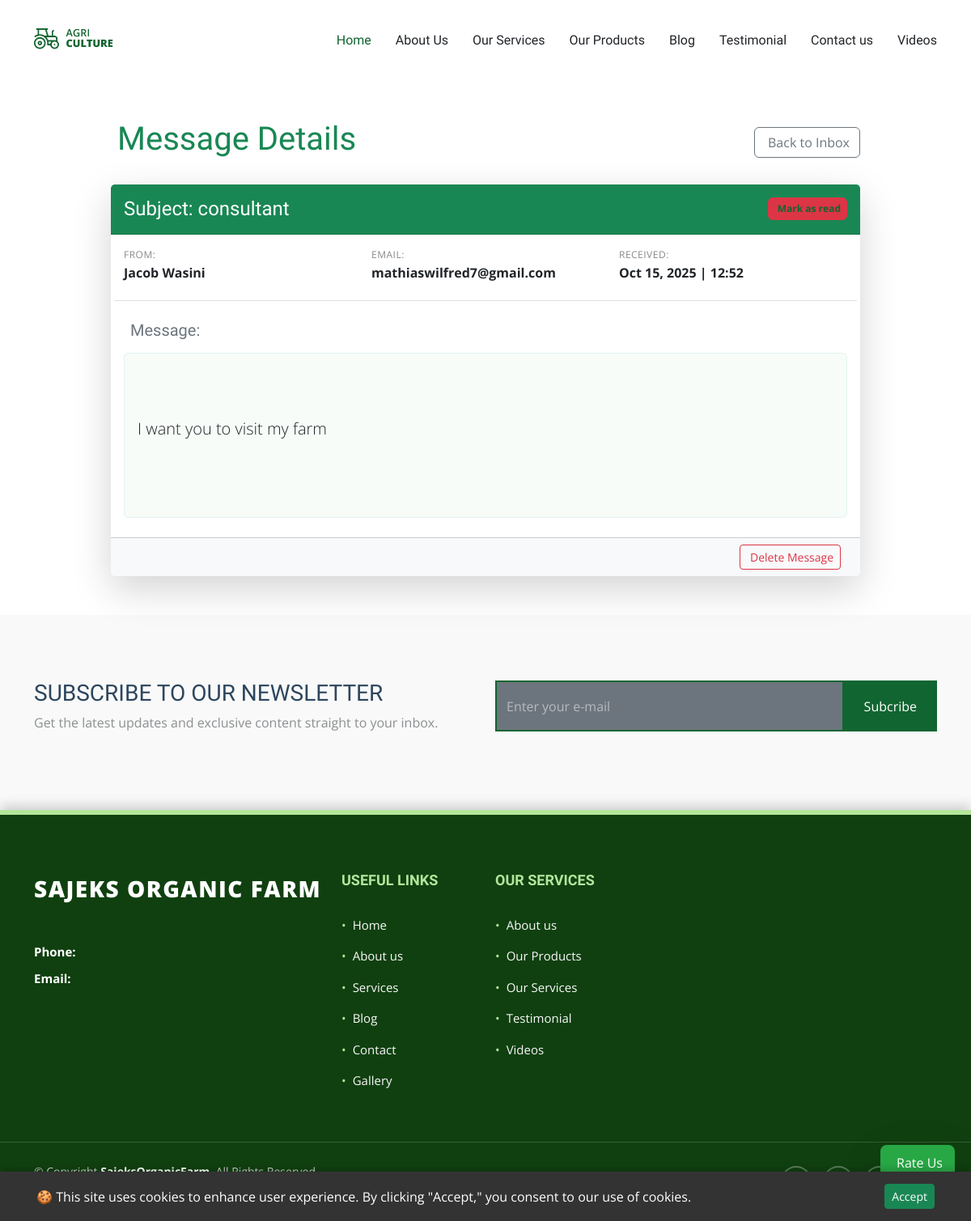
The page /contact_detail/29/ on the database its author committed.
### sajeksApp/models.py (models this page shows, shortened)
class Contact(models.Model):
    name = models.CharField(max_length=50)
    email = models.EmailField(max_length=50)
    subject=models.CharField(max_length=50)
    message = CKEditor5Field(max_length=500)
    status = models.BooleanField(default=True)
    posted_on = models.DateTimeField(auto_now_add=True)
    class Meta:
        ordering = ['posted_on']

### sajeksApp/views.py (the view)
# urls.py: path('contact_detail/<int:contact_id>/', views.contact_detail, name ='contact_detail'),
def contact_detail(request, contact_id):
    try:
        contactid = get_object_or_404(Contact, pk = contact_id)
    except Contact.DoesNotExist:
        messages.error(request, 'This contact does not exist anymore')
        return redirect('contact_list')
    msg_countig = Contact.objects.filter(status =True)
    message_count = msg_countig.count()
    subscribtion_form = SubscribtionForm()
    context = {
        'msg':contactid,
        'message_count':message_count,
        'sub_form':subscribtion_form
    }
    return render(request, 'sajeksApp/contact_detail.html', context)

### sajeksApp/forms.py
class TestimonialForm(forms.ModelForm):
    rating = forms.IntegerField(
        label='Rate Your Experience (1 to 5 Stars)',
        widget=forms.RadioSelect(choices=[
            (1, '⭐'),
            (2, '⭐⭐'),
            (3, '⭐⭐⭐'),
            (4, '⭐⭐⭐⭐'),
            (5, '⭐⭐⭐⭐⭐')
        ]),
        initial=5,
    )
    class Meta:
        model = Testimonial
        fields = ['full_name', 'rating', 'message', 'image']
        widgets = {
            'full_name': forms.TextInput(attrs={'class': 'form-control form-control-lg', 'placeholder': 'Your Full Name'}),
            'message': forms.Textarea(attrs={'class': 'form-control', 'rows': 6, 'placeholder': 'Share your detailed experience here...'}),
            'image': forms.FileInput(attrs={'class': 'form-control'}), # File inputs need form-control
        }

class SubscribtionForm(forms.ModelForm):
    class Meta:
        model = Subscribtion
        fields = ['email']
        widgets = {
            'email': forms.EmailInput(attrs={
                'class': 'form-control h-100 bg-secondary',
                'placeholder': 'Enter your e-mail',
            }),
        }

### sajeksApp/context_processors.py (called while the page is built)
def testimonial_form_processor(request):
    if request.method == 'POST' and 'full_name' in request.POST:
         return {'testimonial_form': TestimonialForm(request.POST, request.FILES)}
    return {'testimonial_form': TestimonialForm()}

### sajeksApp/templates/sajeksApp/contact_detail.html (shortened to what this page needs)
{% extends 'sajeksApp/base/base.html' %}
{% block content %}
<div class="container my-5">
    <div class="row">
        <div class="col-lg-10 offset-lg-1">
            <div class="d-flex justify-content-between align-items-center mb-4">
                <h1 class="text-success display-6">
                     Message Details
                </h1>
                <a href="{% url 'contact_list' %}" class="btn btn-outline-secondary">
                     Back to Inbox
                </a>
            </div>
            <div class="card shadow-lg border-0 message-detail-card">
                <div class="card-header bg-success text-white py-3 d-flex justify-content-between align-items-center">
                    <h2 class="h4 mb-0 text-truncate">Subject: {{ msg.subject }}</h2>
                    {% if msg.status == False %}
                        <span class="badge bg-white text-success fw-bold p-2">
                            <i class="far fa-check-circle me-1"></i> Read
                        </span>
                    {% else %}
                        <span class="badge bg-danger text-white fw-bold p-2 mark-read-indicator">
                            <a href = "{% url 'mark_as_read' msg.id %}" > Mark as read</a>
                        </span>
                    {% endif %}
                </div>
                <div class="card-body pb-0">
                    <div class="row mb-4 border-bottom pb-3">
                        <div class="col-md-4">
                            <p class="mb-1 text-muted small">From:</p>
                            <p class="fw-bold h6">{{ msg.name }}</p>
                        </div>
                        <div class="col-md-4">
                            <p class="mb-1 text-muted small">Email:</p>
                            <p class="fw-bold h6">{{ msg.email }}</p>
                        </div>
                        <div class="col-md-4">
                            <p class="mb-1 text-muted small">Received:</p>
                            <p class="fw-bold h6">{{ msg.posted_on|date:"M j, Y | H:i" }}</p>
                        </div>
                    </div>
                    <h5 class="text-secondary mb-3"> Message:</h5>
                    <div class="message-content p-3 border rounded mb-4">
                        <p class="lead">{{ msg.message|safe }}</p>
                    </div>
                </div>
                <div class="card-footer bg-light d-flex justify-content-end">
                    <form action = "{% url 'delete_contact' msg.id %}" method="post" class="d-inline">
                        <button type="submit" class="btn btn-outline-danger btn-sm me-2"
                                onclick="return confirm('Are you sure you want to delete this message?');">
                             Delete Message
                        </button>
                    </form>
                </div>
            </div>
        </div>
    </div>
</div>
{% endblock %}

### sajeksApp/static/sajeksApp/assets/css/main.css (style rules this page uses)
:root { --default-font: "Open Sans", system-ui, -apple-system, "Segoe UI", Roboto, "Helvetica Neue", Arial, "Noto Sans", "Liberation Sans", sans-serif, "Apple Color Emoji", "Segoe UI Emoji", "Segoe UI Symbol", "Noto Color Emoji"; --heading-font: "Marcellus", sans-serif; --nav-font: "Marcellus", sans-serif; }
:root { --background-color: #ffffff; --default-color: #212529; --heading-color: #2d465e; --accent-color: #116530; --surface-color: #ffffff; --contrast-color: #ffffff; }
:root { --nav-color: #212529; --nav-hover-color: #116530; --nav-mobile-background-color: #ffffff; --nav-dropdown-background-color: #ffffff; --nav-dropdown-color: #212529; --nav-dropdown-hover-color: #116530; }
:root { scroll-behavior: smooth; }
body { color: var(--default-color); background-color: var(--background-color); font-family: var(--default-font); }
a { color: var(--accent-color); text-decoration: none; transition: 0.3s; }
h1, h2, h3, h4, h5, h6 { color: var(--heading-color); font-family: var(--heading-font); }
.call-to-action .content .form-subscribe .form-control { border: 2px solid var(--accent-color); background: var(--surface-color); border-radius: 0; }
.call-to-action .content .form-subscribe input[type=email] { height: 63px !important; color: var(--default-color); }
.call-to-action .content .form-subscribe input[type=email]::placeholder { color: color-mix(in srgb, var(--contrast-color), transparent 50%); }

### sajeksApp/templates/sajeksApp/contact_detail.html (style rules this page uses)
.message-detail-card { border: 1px solid #c8e6c9; }
.message-detail-card .text-muted.small { color: #888 !important; text-transform: uppercase; font-size: 0.75rem !important; letter-spacing: 0.5px; }
.message-content { background-color: #f8fcf8; border-color: #e0f2f1 !important; font-size: 1.1rem; line-height: 1.7; white-space: pre-wrap; }
.mark-read-indicator { animation: pulse-danger 1s infinite alternate; }

### rows shown on the page
Contact: subject "consultant", name "Jacob Wasini", email "mathiaswilfred7@gmail.com", posted_on|H "Oct 15, 2025 | 12:52", message "I want you to visit my farm"
